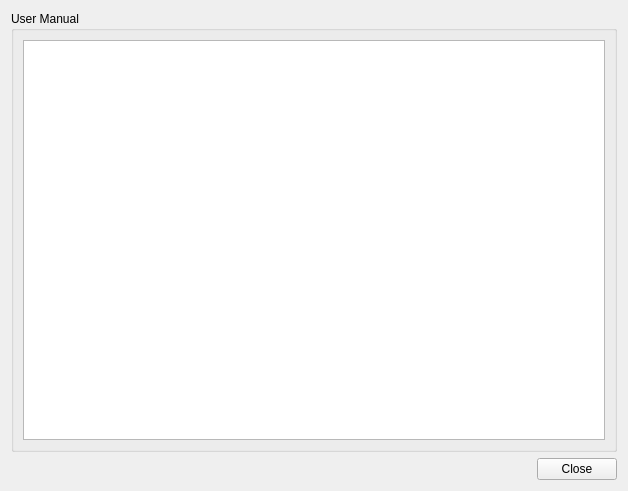
<?xml version="1.0" encoding="UTF-8"?>
<ui version="4.0">
    <class>Form</class>
    <widget class="QWidget" name="Form">
        <property name="geometry">
            <rect>
                <x>0</x>
                <y>0</y>
                <width>628</width>
                <height>491</height>
            </rect>
        </property>
        <property name="minimumSize">
            <size>
                <width>628</width>
                <height>491</height>
            </size>
        </property>
        <property name="windowTitle">
            <string>Help</string>
        </property>
        <layout class="QGridLayout" name="gridLayout">
            <item row="0" column="0">
                <layout class="QVBoxLayout" name="verticalLayout">
                    <item>
                        <widget class="QGroupBox" name="groupBox">
                            <property name="title">
                                <string>User Manual</string>
                            </property>
                            <layout class="QGridLayout" name="gridLayout_3">
                                <item row="0" column="0">
                                    <layout class="QGridLayout" name="gridLayout_2">
                                        <item row="0" column="0">
                                            <widget class="QTextBrowser" name="textBrowser">
                                                <property name="frameShape">
                                                    <enum>QFrame::StyledPanel</enum>
                                                </property>
                                                <property name="frameShadow">
                                                    <enum>QFrame::Sunken</enum>
                                                </property>
                                            </widget>
                                        </item>
                                    </layout>
                                </item>
                            </layout>
                        </widget>
                    </item>
                    <item>
                        <widget class="QDialogButtonBox" name="buttonBox">
                            <property name="standardButtons">
                                <set>QDialogButtonBox::Close</set>
                            </property>
                        </widget>
                    </item>
                </layout>
            </item>
        </layout>
    </widget>
    <resources/>
    <connections/>
</ui>
